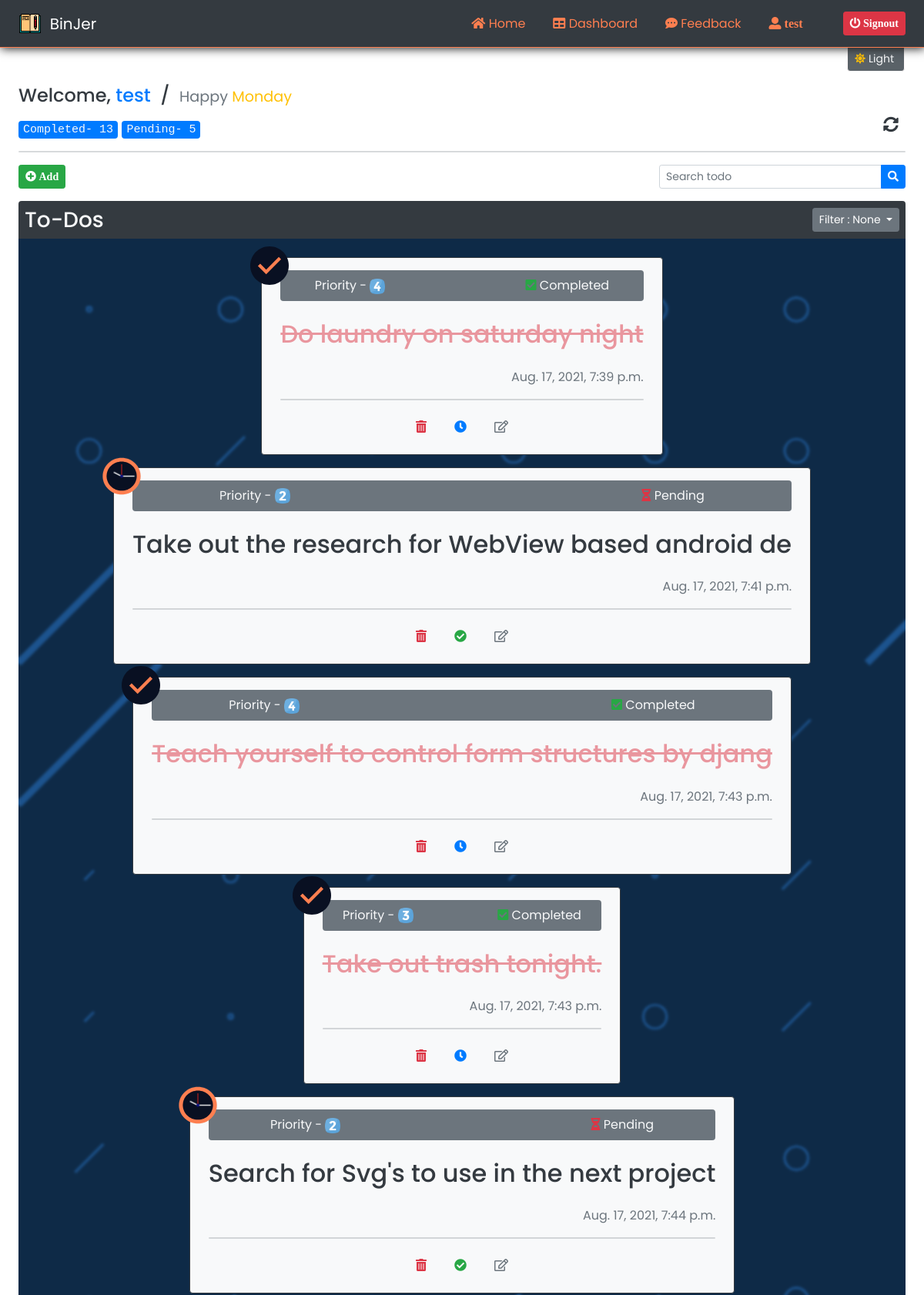
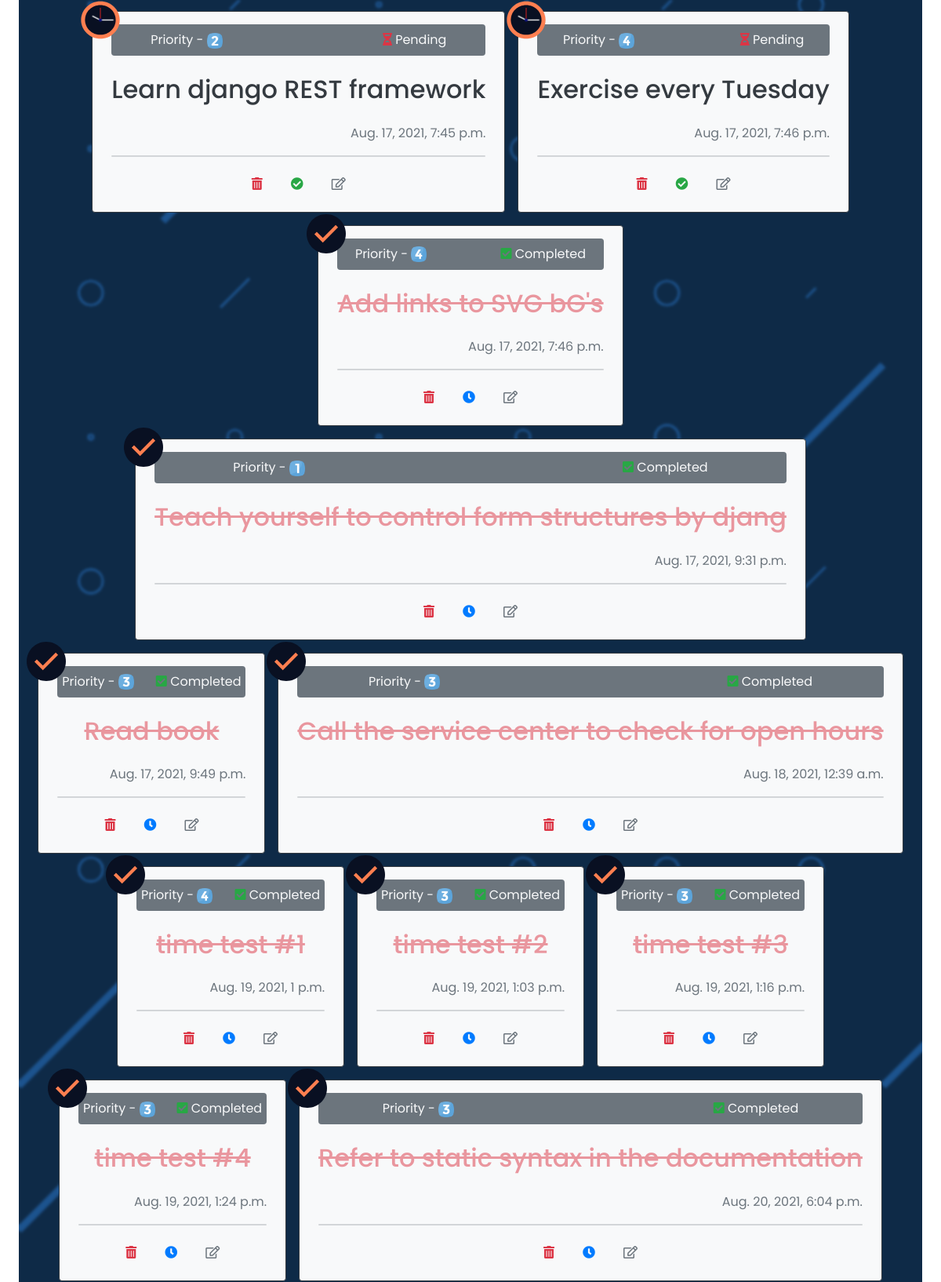
The app's page /dashboard/ (signed in, upper part) with its own data (2 pictures, top to bottom).
### myapp/models.py (models this page shows)
class TODO(models.Model):
    status_choices=[
        ('Completed','Completed'),
        ('Pending', 'Pending')
    ]
    priority_choices=[
        ('1','1️'),
        ('2','2️'),
        ('3','3️'),
        ('4','4️'),
        ('5','5️'),
    ]
    title = models.CharField(max_length=50)
    status = models.CharField(max_length=10 , choices=status_choices)
    date = models.DateTimeField()
    priority = models.CharField(max_length=5 , choices=priority_choices)
    user = models.ForeignKey(User, on_delete = models.CASCADE)

### myapp/views.py (the view)
# urls.py: path('dashboard/',views.dashboard, name='dashboard'),
def dashboard(request,order=None):
    my_date = date.today()
    day = calendar.day_name[my_date.weekday()]
    if request.user.is_authenticated:
        user = request.user
        completedCount = len(TODO.objects.filter(user=user,status='Completed'))
        pendingCount = len(TODO.objects.filter(user=user,status='Pending'))
        if order == 'newest':
            request.session['order'] = '-date'
            todos = TODO.objects.filter(user=user).order_by('-date')
            return render(request, 'dashboard.html',{'todos':todos , 'day':day , 'completedCount':completedCount, 'pendingCount':pendingCount})
        elif order == 'pending':
            request.session['order'] = '-status'
            todos = TODO.objects.filter(user=user).order_by('-status')
            return render(request, 'dashboard.html',{'todos':todos , 'day':day, 'completedCount':completedCount, 'pendingCount':pendingCount})
        elif order == 'priority':
            request.session['order'] = 'priority'
            todos = TODO.objects.filter(user=user).order_by('priority')
            return render(request, 'dashboard.html',{'todos':todos , 'day':day, 'completedCount':completedCount, 'pendingCount':pendingCount})
        else:
            if 'order' in request.session:
                todos = TODO.objects.filter(user=user).order_by(request.session['order'])
                return render(request, 'dashboard.html',{'todos':todos , 'day':day, 'completedCount':completedCount, 'pendingCount':pendingCount})
            else:
                todos = TODO.objects.filter(user=user)
                return render(request, 'dashboard.html',{'todos':todos , 'day':day, 'completedCount':completedCount, 'pendingCount':pendingCount})
    else:
        return redirect('login')

### myapp/templates/dashboard.html (shortened to what this page needs)
{% extends 'base.html' %} {% block content %}
{% load static %}
<main class="px-4">
  <div class="hero">
    {% if user.is_authenticated %}
    <h4 class="theme-change-text text-dark">
      Welcome,
      <span class="text-primary">
        {{user.username}}
      </span>&nbsp;/&nbsp;
      <span class="text-muted small text-nowrap">Happy <span class="text-warning">{{day}}</span>
    </span>
    </h4>
    <div class="d-flex justify-content-between align-items-end">
      <div style="font-size: 20px;">
          <span class="font-weight-light font-monospace text-light badge badge-primary">Completed- {{completedCount}}</span>
          {% if pendingCount %}
          <span class="font-weight-light font-monospace text-light badge badge-primary">Pending- {{pendingCount}}</span>
          {% else %}
          <span class="text-success text-nowrap" style="font-size: small;">&nbsp;You are all caught up on your ToDos&nbsp;<i class="fas fa-thumbs-up"></i></span>
          {% endif %}
      </div>
      <a href="/dashboard/" class="btn btn-sm"><i class="theme-change-text fas fa-sync-alt text-dark" style="font-size: 20px;"></i></a>
    </div>
    <hr class="bg-secondary rounded" />
    <div
      class="text-dark d-flex justify-content-between align-items-baseline mt-2"
    >
      <div>
        <button
          type="button"
          class="btn btn-success btn-sm"
          data-toggle="modal"
          data-target=".bd-example-modal-lg"
        >
          <i class="fas fa-plus-circle fa-md">&nbsp;Add</i>
        </button>
      </div>
      <div>
        <form name="searchForm" action="/searchTodo/" method="GET">
        <div class="input-group mb-3">
          <input
            type="text"
            class="form-control form-control-sm"
            name="searchTodo"
            id="searchTodo"
            placeholder="Search todo"
            aria-label="Search todo"
            aria-describedby="button-addon2"
          />
          <div class="input-group-append">
            <button
              class="btn btn-primary btn-sm"
              id="search=btn"
              type="submit"
            ><i class="fas fa-search"></i> </button>
          </div>
        </div>
      </form>
      </div>
    </div>
    <div
      class="
        text-light text-center
        py-2
        px-2
        mb-0
        rounded-top
        d-flex
        justify-content-between
        align-items-center
        bg-dark
      "
    >
      <span><h3 class="my-auto">To-Dos</h3></span>
      <div class="dropdown">
        <button class="btn btn-secondary btn-sm dropdown-toggle" type="button" id="dropdownMenuButton1" data-bs-toggle="dropdown" aria-expanded="false">
          Filter :
          {% if 'order' in request.session %}
          <span id="filter-val"></span>
          {% else %}
          None
          {% endif %}
        </button>
      </div>
    </div>
    <div
      class="todo-container container-fluid w-100 mt-0 mb-4 py-4 px-2 rounded-bottom d-flex justify-content-center align-items-center flex-wrap"
      style="gap: 1em; min-height: 50vh; height: auto"
    >
    {% if todos.exists %}
    {% for todo in todos %}
      <div
        class="theme-change-div bg-light theme-change-text text-dark rounded my-auto py-3 px-4 text-center"
        id="todo"
      >
        {% if todo.status == 'Pending' %}
        <span class="text-danger" id="abs-status">
        </span>
        {% elif todo.status == 'Completed' %}
        <span class="text-success" id="abs-status">
        </span>
        {% endif %}
        <div
          class="
            d-flex
            justify-content-around
            align-items-center
            bg-secondary
            rounded
            mb-4
          "
          style="min-width: 20vw !important"
        >
          <p class="text-light my-2">
            Priority -
            {% if todo.priority == '1' %}
            <img src="{% static 'img/1.png' %}" alt="{{todo.priority}}" style="height: 20px; width: 20px;">
            {% elif todo.priority == '2'  %}
            <img src="{% static 'img/2.png' %}" alt="{{todo.priority}}" style="height: 20px; width: 20px;">
            {% elif todo.priority == '3'  %}
            <img src="{% static 'img/3.png' %}" alt="{{todo.priority}}" style="height: 20px; width: 20px;">
            {% elif todo.priority == '4'  %}
            <img src="{% static 'img/4.png' %}" alt="{{todo.priority}}" style="height: 20px; width: 20px;">
            {% elif todo.priority == '5'  %}
            <img src="{% static 'img/5.png' %}" alt="{{todo.priority}}" style="height: 20px; width: 20px;">
            {% endif %}
          </p>
          <div class="text-light my-2">
            {% if todo.status == 'Pending' %}
            <span class="text-danger"
              ><i class="fas fa-hourglass-half "></i
            ></span>
            {% elif todo.status == 'Completed' %}
            <span class="text-success"
              ><i class="fas fa-check-square "></i
            ></span>
            {% endif %} {{todo.status}}
          </div>
        </div>
        {% if todo.status == 'Pending' %}
        <h2 class="">{{todo.title}}</h2>
        {% elif todo.status == 'Completed' %}
        <h2 class="text-danger" style="opacity: 0.5; text-decoration-line: line-through;">{{todo.title}}</h2>
        {% endif %}
        <p class="text-secondary text-right mt-4">{{todo.date}}</p>
        <hr class="bg-secondary rounded" />
        <div
          class="d-flex justify-content-center align-items-center"
          style="gap: 10px"
        >
          <a
            href="/delete_todo/{{todo.id}}"
            class="btn text-danger"
            title="Delete ToDo"
            ><i class="fas fa-trash-alt"></i
          ></a>
          {% if todo.status == 'Pending' %}
          <a
            href="/change_status/{{todo.id}}/Completed"
            class="btn text-success"
            title="Mark Completed"
            ><i class="fas fa-check-circle"></i
          ></a>
          {% elif todo.status == 'Completed' %}
          <a
            href="/change_status/{{todo.id}}/Pending"
            class="btn text-primary"
            title="Mark Pending"
            ><i class="fas fa-clock"></i
          ></a>
          {% endif %}
          <a
            href="#"
            class="btn text-secondary"
            ><i class="far fa-edit"></i
          ></a>
        </div>
      </div>
      {% endfor %}
      {% else %}
      <h2 class="text-danger text-center my-auto" style="z-index: 5;">No tasks are added</h2>
      {% endif %}
    </div>
    {% else %}
    <div class="text-center">
      <h1 class="text-dark">Signin to views your ToDos</h1>
      <a href="/login" class="btn btn-primary">Signin</a>
    </div>
    {% endif %}
  </div>
</main>
{% endblock %}

### myapp/templates/base.html (shortened to what this page needs)
{% load static %}
<!doctype html>
<html lang="en">
  <head>
    <link href="https://cdn.jsdelivr.net/npm/bootstrap@5.0.0/dist/css/bootstrap.min.css" rel="stylesheet" >
    <link rel="stylesheet" href="https://stackpath.bootstrapcdn.com/bootstrap/4.3.1/css/bootstrap.min.css">
    <link
    rel="stylesheet"
    href="https://use.fontawesome.com/releases/v5.7.0/css/all.css"
    />
  </head>
  <body>
    <nav class="navbar sticky-top mb-5 navbar-expand-lg navbar-dark bg-dark px-4 d-flex justify-content-between">
      <a class="navbar-brand d-flex align-items-center" href="/"><img id="logo" src="{% static 'img/logo.png' %}" alt="BinJer" style="height: 35px; width: 30px;">&nbsp;&nbsp;BinJer</a>
        <div class="collapse navbar-collapse" id="navbarText">
          <ul class="w-100 navbar-nav mr-4 d-flex justify-content-end" style="gap:20px;">
            <li class="nav-item">
              <a class="nav-link" href="/"><i class="fas fa-home"></i> Home</a>
            </li>
            <li class="nav-item">
              {% if user.is_authenticated %}
              <a class="nav-link" href="/dashboard/"><i class="fas fa-table"></i> Dashboard</a>
              {% else %}
              <a class="nav-link" href="#features"><i class="fas fa-project-diagram"></i> Features</a>
              {% endif %}
            </li>
            <li class="nav-item">
              <a class="nav-link" href="/feedback/"><i class="fas fa-comment-dots"></i> Feedback</a>
            </li>
            <li class="nav-item">
              {% if user.is_authenticated %}
              <a class="nav-link" href="#"><i class="fas fa-user-alt">&nbsp;{{user.username}}</i></a>
              {% endif %}
            </li>
          </ul>
          <span class="navbar-buttons d-flex justify-content-center align-items-center">
            {% if user.is_authenticated %}
            <a href="/logout" class="btn btn-danger btn-sm"><i class="fas fa-power-off">&nbsp;Signout</i></a>
            {% else %}
            <a href="/login" class="btn btn-outline-success btn-sm" style="color: white !important;">Login/Signup</a>
            {% endif %}
          </span>
        </div>
    </nav>
    <div id="dark-mode-btn-container" title="Change Theme">
      <button class="btn btn-sm" id="dark-mode-btn"><i class="theme-change-icon text-warning fas fa-moon"></i><span class="px-1 theme-change-text text-light" id="theme-info"></span></button>
    </div>
    {% block content %}
    {% endblock %}
</body>
</html>

### myapp/templates/base.html (style rules this page uses)
body { font-family: 'Poppins', sans-serif; }
html { scroll-behavior: smooth !important; }
main { min-height: 90vh !important; }
.navbar { border-bottom: 1px solid coral; box-shadow: 0.5px 1px 12px #1b1b1b; }
.nav-link { color: coral !important; border-radius: 0px 2.5px 2.5px 0px; transition: all ease 300ms; }
.navbar-brand { color: white !important; }
#logo { transition: all ease 500ms; }
#dark-mode-btn-container { position: fixed; top: 3.5em; right: 25px; background-color: #5A6268; border-radius: 0px 0px 4px 4px !important; border: 0.5px solid snow; z-index: 100; padding-top: 4px; transition: all ease 300ms; }

### myapp/templates/dashboard.html (style rules this page uses)
.todo-container { background-repeat: no-repeat; background-size: cover; position: relative; }
.todo-container::after { content: ''; position: absolute; top: 0; left: 0; right: 0; height: 100%; width: 100%; background:transparent; backdrop-filter: blur(1.5px); z-index: 1; }
#todo { position: relative; border: 1.5px solid #343a40; transition: all ease 300ms; z-index:5 ; }
#abs-status { position: absolute; top: -20px; left: -20px; padding: 5px; border-radius: 4px; transition: all ease-in-out 700ms 0.5s; }
#clock-svg { height:50px !important; width: 50px !important; }
#check-svg { height: 50px; width: 50px; }

### records on screen
TODO: status "Completed", title "Do laundry on saturday night", date "Aug. 17, 2021, 7:39 p.m."
TODO: status "Pending", title "Take out the research for WebView based android de", date "Aug. 17, 2021, 7:41 p.m."
TODO: status "Completed", title "Teach yourself to control form structures by djang", date "Aug. 17, 2021, 7:43 p.m."
TODO: status "Completed", title "Take out trash tonight.", date "Aug. 17, 2021, 7:43 p.m."
TODO: status "Pending", title "Search for Svg's to use in the next project", date "Aug. 17, 2021, 7:44 p.m."
TODO: status "Pending", title "Learn django REST framework", date "Aug. 17, 2021, 7:45 p.m."
TODO: status "Pending", title "Exercise every Tuesday", date "Aug. 17, 2021, 7:46 p.m."
TODO: status "Completed", title "Add links to SVG bG's", date "Aug. 17, 2021, 7:46 p.m."
TODO: status "Completed", title "Teach yourself to control form structures by djang", date "Aug. 17, 2021, 9:31 p.m."
TODO: status "Completed", title "Read book", date "Aug. 17, 2021, 9:49 p.m."
TODO: status "Completed", title "Call the service center to check for open hours", date "Aug. 18, 2021, 12:39 a.m."
TODO: status "Completed", title "time test #1", date "Aug. 19, 2021, 1 p.m."
TODO: status "Completed", title "time test #2", date "Aug. 19, 2021, 1:03 p.m."
TODO: status "Completed", title "time test #3", date "Aug. 19, 2021, 1:16 p.m."
TODO: status "Completed", title "time test #4", date "Aug. 19, 2021, 1:24 p.m."
TODO: status "Completed", title "Refer to static syntax in the documentation", date "Aug. 20, 2021, 6:04 p.m."

### other values on screen
{{ user.username }} "test"
{{ day }} "Monday"
{{ completedCount }} "13"
{{ pendingCount }} "5"
